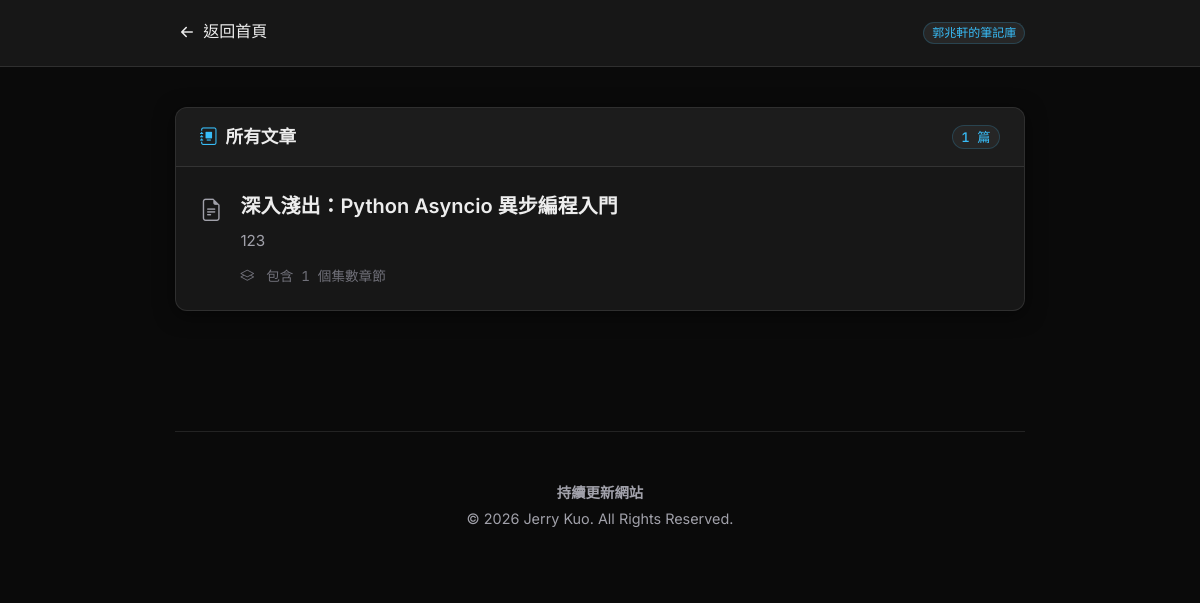
Page /articles on the earlier database version.
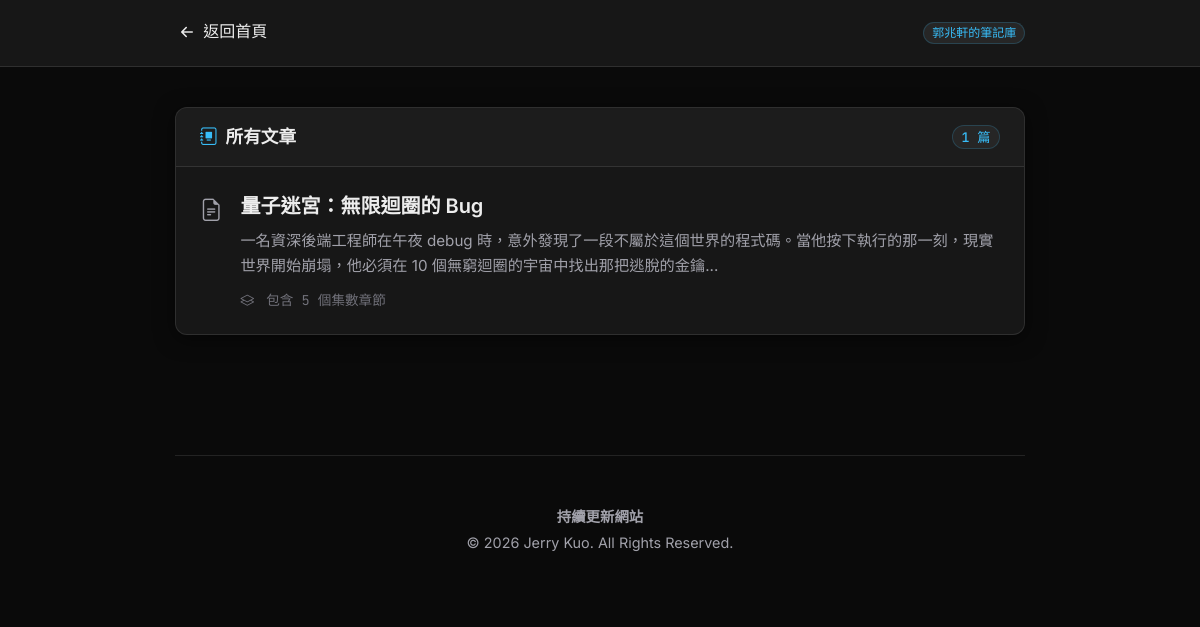
Same page on the later database version.
### app/models.py (models this page shows)
class Article(SQLModel, table=True):
    id: int | None = Field(default=None, primary_key=True)
    title: str
    summary: str | None = None
    chapters: List["Chapter"] = Relationship(back_populates="article", cascade_delete=True)

### app/page_article.py (the view)
@router.get("/articles")
async def articles_list(request: Request, session: Session = Depends(get_session)):
    articles = session.exec(select(Article)).all()
    config = session.exec(select(SiteConfig)).first()
    data = {
        "home": {
            "title": config.home_title if config else "",
            "subtitle": config.home_subtitle if config else ""
        },
        "articles": articles
    }
    return templates.TemplateResponse(request = request, name = "articles.html", context = {"request": request, "data": data})

### app/templates/articles.html (shortened to what this page needs)
<!DOCTYPE html>
<html lang="zh-Hant">
<head>
    <link href="https://cdn.jsdelivr.net/npm/bootstrap@5.3.0/dist/css/bootstrap.min.css" rel="stylesheet">
    <link rel="stylesheet" href="https://cdn.jsdelivr.net/npm/bootstrap-icons@1.10.5/font/bootstrap-icons.css">
</head>
<body>
    <div class="top-nav">
        <div class="container d-flex justify-content-between align-items-center" style="max-width: 850px; padding: 0;">
            <a href="/"><i class="bi bi-arrow-left-short fs-4 align-middle"></i> 返回首頁</a>
            <span class="badge badge-custom rounded-pill">郭兆軒的筆記庫</span>
        </div>
    </div>
    <section id="articles-list" style="padding: 0 20px 60px;">
        <div class="list-container">
            <div class="list-header">
                <span><i class="bi bi-journal-album me-2" style="color: var(--accent-color);"></i>所有文章</span>
                <span class="badge badge-custom rounded-pill">{{ data.articles | length }} 篇</span>
            </div>
            {% for article in data.articles %}
            <a href="/article/{{ article.id }}" class="article-item">
                <div class="article-icon">
                    <i class="bi bi-file-earmark-text"></i>
                </div>
                <div>
                    <div class="article-title">{{ article.title }}</div>
                    <div class="article-summary">{{ article.summary }}</div>
                    <div class="article-meta">
                        <i class="bi bi-layers me-1"></i> 包含 {{ article.chapters | length }} 個集數章節
                    </div>
                </div>
            </a>
            {% endfor %}
        </div>
    </section>
    <footer>
        <p class="mb-1 fw-bold">持續更新網站</p>
        <p>&copy; 2026 Jerry Kuo. All Rights Reserved.</p>
    </footer>
</body>
</html>

Differences in the rows shown:
removed Article: title "深入淺出：Python Asyncio 異步編程入門", summary "123", chapters|length "1"
added Article: title "量子迷宮：無限迴圈的 Bug", summary "一名資深後端工程師在午夜 debug 時，意外發現了一段不屬於這個世界的程式碼。當他按下執行的那一刻，現實世界開始崩塌，他必須在 10 個無窮迴圈的宇宙中找出那把逃脫的金鑰...", chapters|length "5"
